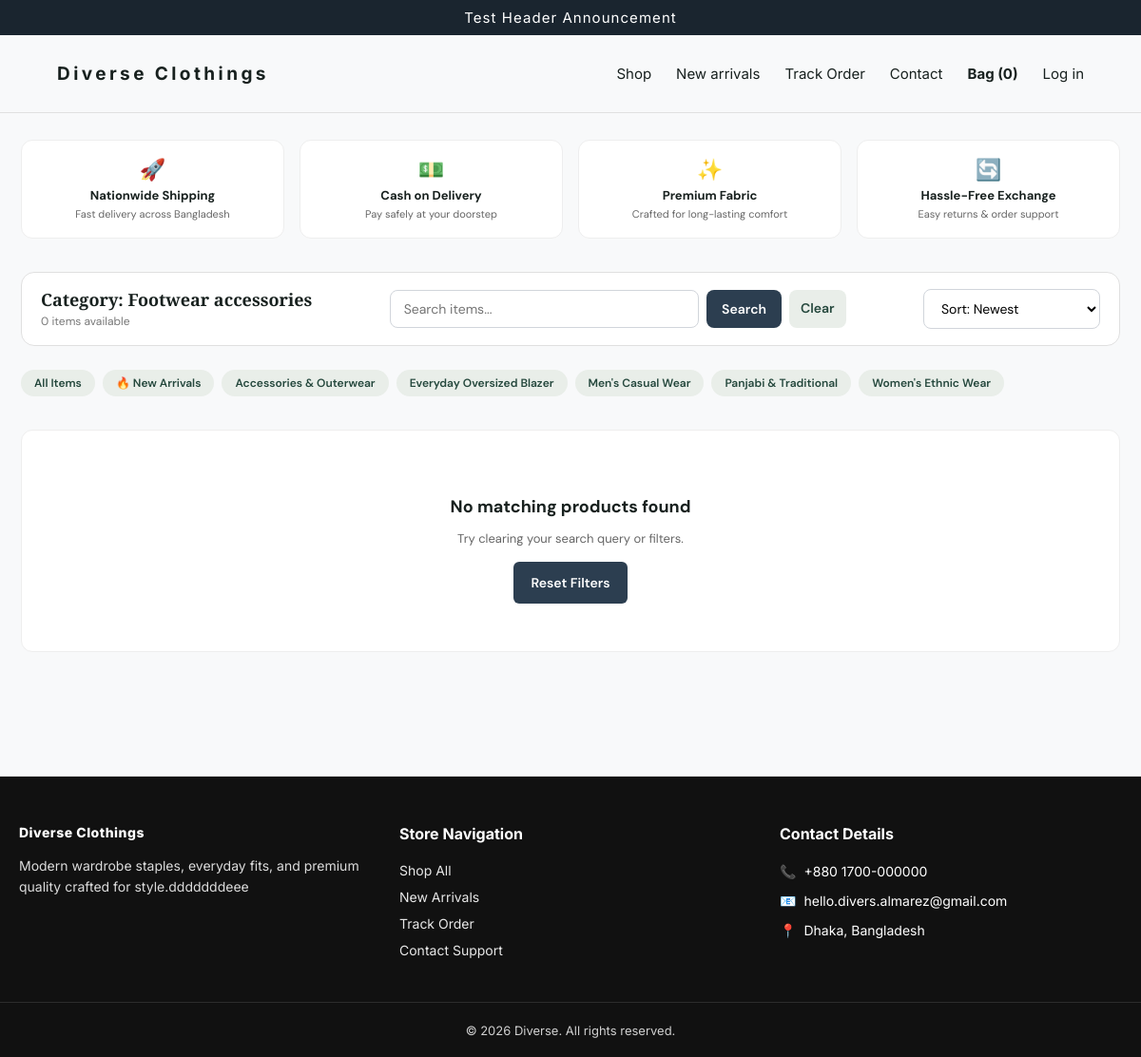
Before: /index.php?category=footwear-accessories with the older database file.
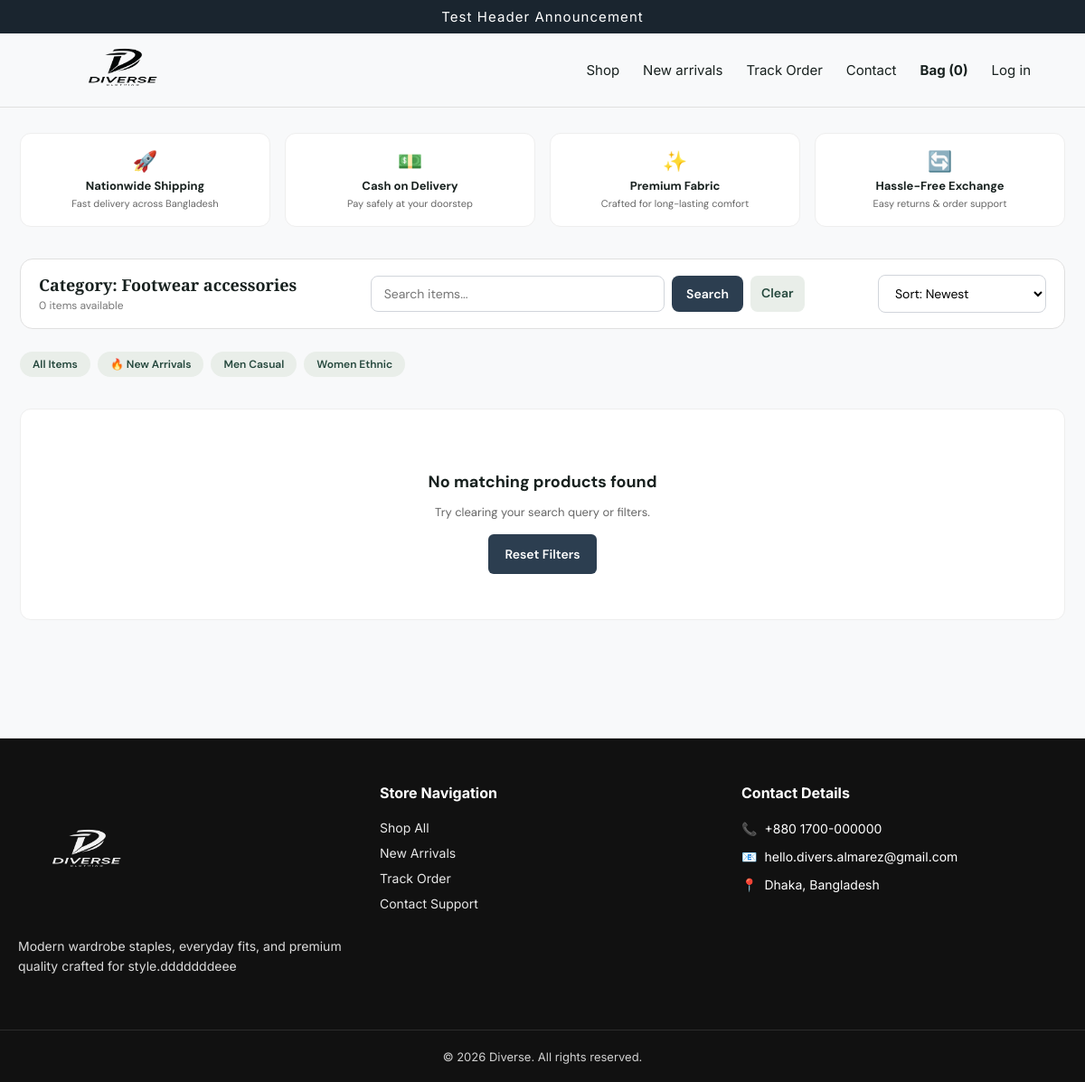
After: the same page with the newer database file.
### tables this page shows
CREATE TABLE `categories` (
  `id` bigint(20) UNSIGNED NOT NULL,
  `name` varchar(100) NOT NULL,
  `slug` varchar(120) NOT NULL,
  `created_at` timestamp NOT NULL DEFAULT current_timestamp()
);

### app/bootstrap.php (called while the page is built, shortened)
<?php
if (!function_exists('envv')) {
    function envv(string $key, string $default = ''): string
    {
        return (string)($_ENV[$key] ?? getenv($key) ?: $default);
    }
}
if (!function_exists('db')) {
    function db(): PDO
    {
        static $pdo = null;
        if ($pdo instanceof PDO) return $pdo;
        $dsn = 'mysql:host=' . envv('DB_HOST', '127.0.0.1') . ';port=' . envv('DB_PORT', '3306') . ';dbname=' . envv('DB_NAME', 'v2ecom') . ';charset=utf8mb4';
        $pdo = new PDO($dsn, envv('DB_USER', 'root'), envv('DB_PASS', ''), [
            PDO::ATTR_ERRMODE => PDO::ERRMODE_EXCEPTION,
            PDO::ATTR_DEFAULT_FETCH_MODE => PDO::FETCH_ASSOC,
            PDO::ATTR_EMULATE_PREPARES => false
        ]);
        try {
            $pdo->exec("SET time_zone = '+06:00'");
        } catch (Throwable $e) {
        }
        return $pdo;
    }
}
if (!function_exists('e')) {
    function e(?string $v): string
    {
        return htmlspecialchars((string)$v, ENT_QUOTES | ENT_SUBSTITUTE, 'UTF-8');
    }
}
if (!function_exists('url')) {
    function url(string $path = ''): string
    {
        return rtrim(envv('APP_URL', 'http://localhost/v2ecom'), '/') . '/' . ltrim($path, '/');
    }
}
?>

### index.php (the view, shortened to what the rows shown need)
<?php
require_once __DIR__ . '/app/bootstrap.php';
$q    = trim((string)($_GET['q'] ?? ''));
$cat  = trim((string)($_GET['category'] ?? ''));
$categories = db()->query('
    SELECT c.*, COUNT(p.id) AS product_count
    FROM categories c
    LEFT JOIN products p ON p.category_id = c.id AND p.active = 1
    GROUP BY c.id
    ORDER BY c.name
')->fetchAll();
require_once __DIR__ . '/app/header.php';
?>
<div id="shop" class="filter-toolbar">
    <div>
        <h2 style="margin:0; font-size:18px; font-weight:700;">
            <?= $cat ? 'Category: ' . e(ucfirst(str_replace('-', ' ', $cat))) : ($q ? 'Search: "' . e($q) . '"' : 'All Collection') ?>
        </h2>
    </div>
</div>
<div style="display:flex; gap:8px; overflow-x:auto; padding-bottom:10px; margin-bottom:25px; -webkit-overflow-scrolling:touch;">
    <a class="button <?= ($cat === '' && $q === '') ? '' : 'secondary' ?>" href="<?= e(url('index.php#shop')) ?>" style="border-radius:20px; padding:6px 14px; font-size:12px; text-decoration:none; white-space:nowrap;">All Items</a>
    <a class="button <?= ($cat === 'new-arrivals') ? '' : 'secondary' ?>" href="<?= e(url('index.php?category=new-arrivals#shop')) ?>" style="border-radius:20px; padding:6px 14px; font-size:12px; text-decoration:none; white-space:nowrap;">🔥 New Arrivals</a>
    <?php foreach ($categories as $c): ?>
        <a class="button <?= ($cat === $c['slug']) ? '' : 'secondary' ?>" href="<?= e(url('index.php?category=' . urlencode($c['slug']) . '#shop')) ?>" style="border-radius:20px; padding:6px 14px; font-size:12px; text-decoration:none; white-space:nowrap;">
            <?= e($c['name']) ?>
        </a>
    <?php endforeach; ?>
</div>
<?php require_once __DIR__ . '/app/footer.php'; ?>

Changed rows visible on the page:
removed categories: name "Accessories & Outerwear"
removed categories: name "Everyday Oversized Blazer"
removed categories: name "Panjabi & Traditional"
changed categories: name "Men's Casual Wear" → "Men Casual"
changed categories: name "Women's Ethnic Wear" → "Women Ethnic"
Other visible differences:
brand_html(): "Diverse Clothings" → (not shown)
store_name(): "Diverse Clothings" → (not shown)
